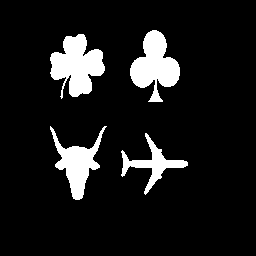
%> input picture DIP-II/Project2/P2-Code/Prob2-ShapeAnalysis/input_images/match1.gif, 256 x 256 px
$ octave problem2a_main.m   (GNU Octave 9; MATLAB toolbox functions it lacks are replaced by stand-ins)
%> lines starting %> are read from the running program, lines starting %| are printed output that depends on the picture; in (x1, y1, x2, y2) boxes, pixels count from 0 and x2, y2 are one past the last pixel; in counts of white or black regions, pixels touching at a corner belong together; the program's own positions count from 1
### DIP-II/Project2/P2-Code/Prob2-ShapeAnalysis/areafunction.m
function counter = area_function(input)
    input = logical(input);
    [rows col] = size(input);
    counter=0;
    for i=1:rows
        for j=1:col
            if input(i,j)==1
                counter = counter+1;
            end
        end
    end
end

### DIP-II/Project2/P2-Code/Prob2-ShapeAnalysis/fcn_pecstrum.m
%% this function cumputes the pecstrum of a image with the input of size distribution and the image area
function pecstrum1 = fcn_pecstrum(sizedistribution1,object1area)
pecstrum1 = [];
entirepecstrum1=[];
sizedistribution1=[sizedistribution1 0];
   for i=1:(length(sizedistribution1)-1)
       pecstrum1(i) = (sizedistribution1(i) - sizedistribution1(i+1))./(object1area);
   end
entirepecstrum1=[entirepecstrum1;pecstrum1];
end

### DIP-II/Project2/P2-Code/Prob2-ShapeAnalysis/fcn_patternRec.m
%% this function does the pattern recognition as per the formula in lecture 6
function [D R] = fcn_patternRec(pecs_test,pecs_ref,weight)
    [m1,n1]=size(pecs_ref);
    [m2,n2]=size(pecs_test);
    R=[];
    D=[];
    for k=1:m2
        d=[];
        for i=1:m1
            co=0;
            for j=1:n1
               co= co + (weight(j)*(pecs_test(k,j)-pecs_ref(i,j)))^2;
            end
            d=[d;(sqrt(co))];
        end
        D=[D d];
        [vi,ri]=min(d);
        R=[R;ri];
    end
end

### DIP-II/Project2/P2-Code/Prob2-ShapeAnalysis/fcn_complexity.m
%% this function computes the complexity of a img
function shapecomplexity1 = fcn_complexity(pecstrum1)

f1=0;
    for i=1:length(pecstrum1)
        if pecstrum1(i) ~=0
            f1=f1+(pecstrum1(i)*log(pecstrum1(i))); % compute according to the fomula
        end
    end
    f1=-f1;
   shapecomplexity1=f1;

end

### DIP-II/Project2/P2-Code/Prob2-ShapeAnalysis/fcn_sizeDistribution.m
%% this function computes the size distribution of a image
function sizedistribution1 = fcn_sizeDistribution(fig1)
sizedistribution1=[];
entiresizedistribution1 =[];
for r=1:12
        rB1 = ones((2*r)+1);
       [m n] = size(rB1);
    output = zeros(m,n);
    for i=1:m
        for j=1:n
            output(m-i+1, n-j+1) = rB1(i,j);
        end
    end
    rBs1=output;

     Y1=dilation_erosion(fig1,rBs1,2);
     Y2=dilation_erosion(Y1,rB1,1);
     Y2area = areafunction(Y2);
     sizedistribution1 =[sizedistribution1 Y2area];
    end
   entiresizedistribution1 = [entiresizedistribution1;sizedistribution1];
end

### DIP-II/Project2/P2-Code/Prob2-ShapeAnalysis/problem2a_main.m
%%%%%%%%%%%%% problem2a_main.m file %%%%%%%%%%%%%%%%%%%%%%%%%%%%%%%%%%%%%%%%%%%%%
% Purpose:
%      Solution to the Problem2a- Shape Analysis of Project-2
%
% Input Variables:
%      Image            Binary input image
%
% Returned Results:
%     Gives the output images after every iteration of skeletonization
%
% Processing Flow:
%      1.  Extract objects from the input images
%      2.  Compute area, size distribution, pecstrum and entropy of each
%          bject in the image
%      3.  Perform pattern matching between images using distances
%
%  The following functions are called:
%       areafunction.m
%       dilation_erosion.m
%       fcn_sizeDistribution.m
%       fcn_pecstrum.m
%       fcn_complexity.m
%       fcn_patternRec.m
%
%
% Author:      Aishwarya Mallampati, Mrunmayi Ekbote, Wushuang Bai
% Date:        02/21/2020
%%%%%%%%%%%%%%%%%%%%%%%%%%%%%%%%%%%%%%%%%%%%%%%%%%%%%%%%%%%%%%%%%%%%%%%%%%%

%% Read the image
im1=logical(imread('match1.gif'));
%> im1: size 256x256 logical; 10% white; 4 white regions
fig1 = figure(1);imshow(im1);
%% Get the MBR for pic1
box1 = regionprops('table',im1,'BoundingBox');
%> box1 = 4 regions; box (x1, y1, x2, y2): (50, 34, 105, 99), (50, 126, 107, 200), (121, 133, 188, 195), (130, 30, 180, 102)
box2 = table2array(box1);
%> box2 = [50.5 34.5 55 65; 50.5 126.5 57 74; 121.5 133.5 67 62; 130.5 30.5 50 72]
[m,n] = find(box2<2);  % find the trivial box
%> m = []; n = []
box2(m,:) = []; % clean the trivial box
hold on;
for ii = 1:4
    rectangle('Position',box2(ii,:),'EdgeColor','r','LineWidth',2) % Get MBR
end
title('MBR for match1');
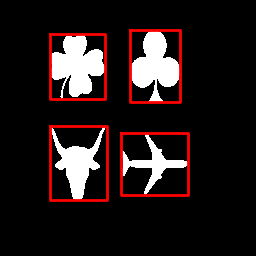
%> figure redrawn from the program's plot data; its title reads 'MBR for match1'
saveas (fig1,'MBR for match1.jpg');
solid_Box_Pic1 = box2; % select only solid objects - all objects are solid in match1.gif
%> solid_Box_Pic1 has the same summary as box2
%% Get the MBR
im2 = logical(imread('match3.gif'));
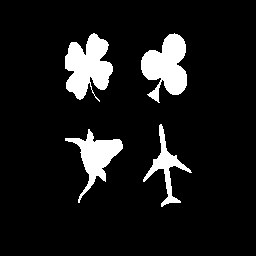
%> input picture DIP-II/Project2/P2-Code/Prob2-ShapeAnalysis/input_images/match3.gif, 256 x 256 px
%> im2: size 256x256 logical; 9.5% white; 4 white regions
fig2 = figure(2); imshow(im2);
box3 = regionprops('table',im2,'BoundingBox');
%> box3 = 4 regions; box (x1, y1, x2, y2): (65, 33, 113, 102), (65, 129, 123, 203), (141, 33, 187, 103), (143, 124, 192, 207)
box4 = table2array(box3);
%> box4 = [65.5 33.5 48 69; 65.5 129.5 58 74; 141.5 33.5 46 70; 143.5 124.5 49 83]
[m,n] = find(box4<2);  % find the trivial box
box4(m,:) = []; % clean the trivial box

for ii = 1:4
    rectangle('Position',box4(ii,:),'EdgeColor','r','LineWidth',2) %get MBR
end
title('MBR for match3');
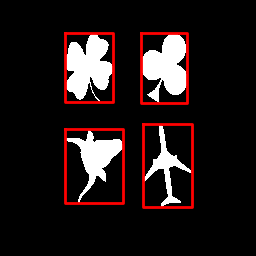
%> figure redrawn from the program's plot data; its title reads 'MBR for match3'
saveas (fig2,'MBR for match3.jpg');
solid_Box_Pic2 = box4; % select only solid objects - all objects are solid in match3.gif
%> solid_Box_Pic2 has the same summary as box4

%% crop out solid objects individually from match1.gif

pic_Crop1 = {};
for ii = 1:4
    pic_Crop1{ii} = imcrop(im1,solid_Box_Pic1(ii,:));
    figure(),imshow(pic_Crop1{ii});
end
%> after the loop, pic_Crop1 = 4 items
label_1 ={'flower','bull','airplane','spade'};
%% crop out solid objects individually from match3.gif
pic_Crop2 = {};
for ii = 1:4
    pic_Crop2{ii} = imcrop(im2,solid_Box_Pic2(ii,:));
    figure(),imshow(pic_Crop2{ii});
end
%> this loop made 4 passes
%> pass 2, `imshow(pic_Crop2{ii})`:
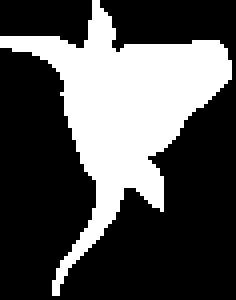
%> displayed picture: size 75x59 logical (shown 4 times larger); 31.6% white; 1 white region, box (x1, y1, x2, y2) and area: (0, 0, 58, 74) 1397
%> after the loop, pic_Crop2 = 4 items
label_2 ={'flower','bull','spade','airplane'};
%% find pecstrum for solid objects in match1 and match3
area1 = {};
size1 = {};
pecs1 = [];
complexity1 = [];
for ii = 1:4
    area1{ii} = areafunction(pic_Crop1{ii}); % compute area
    size1{ii} = fcn_sizeDistribution(pic_Crop1{ii}); % compute size distribution
    pecs1(ii,:) = fcn_pecstrum(size1{ii},area1{ii}); % compute pecstrum
    complexity1(ii,:) = fcn_complexity(pecs1(ii,:)); % compute shape complexity - entropy

    %Displaying results
    fprintf(['match1: Label --> ',num2str(ii),'\n',label_1{ii},':- \n ']);
    fprintf(['Area:  ', num2str(area1{ii}),'\n']);
    fprintf(['Size distribution:  ', num2str(size1{ii}),'\n']);
    fprintf(['Pecstrum:',num2str(pecs1(ii,:)),'\n']);
    fprintf(['Entropy: ',num2str(complexity1(ii,:)),'\n \n']);
    disp('-- -- -- -- -- -- -- -- -- -- -- -- -- --');
end
%> this loop made 4 passes
%> (printed output is left out)
%> pass 3, in area_function (call 3), `input = logical(input);`:
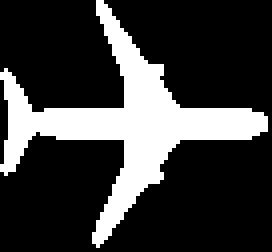
%> input: size 63x68 logical (shown 4 times larger); 23.4% white; 1 white region, box (x1, y1, x2, y2) and area: (0, 0, 67, 62) 1003
%> after the loop, area1 = {2125, 1511, 1003, 1945}; complexity1 = [1.89; 1.87; 1.54; 1.9]; pecs1 = 12 columns, first 8: [0.0245 0.0466 0.0405 0.0579 0.048 0.0692 0.0654 0.336; 0.107 0.0807 0.047 0.0132 0.0159 0.0437 0.0602 0.0338; 0.137 0.184 0.3 0.121 0.224 0 0 0; 0.0427 0.0519 0.0581 0.0391 0.0432 0.0566 0.0571 0.226]; size1 = {[2040 1988 1889 1803 1680 1578 1431 1292 578 462 0 0], [1480 1318 1196 1125 1105 1081 1015 924 873 663 621 0], [969 832 647 346 225 0 0 0 0 0 0 0], [1873 1790 1689 1576 1500 1416 1306 1195 755 647 0 0]}
% Finding max and min entropy
[val,pos]=min(complexity1);
%> val = 1.54; pos = 3
fprintf(['match1: The least complex object corresponds to minimum entropy and it is ',num2str(label_1{pos}),'.\n']);
%| match1: The least complex object corresponds to minimum entropy and it is airplane.
[val,pos]=max(complexity1);
%> val = 1.9; pos = 4
fprintf(['match1: The most complex object corresponds to maximum entropy and it is ',num2str(label_1{pos}),'.\n']);
%| match1: The most complex object corresponds to maximum entropy and it is spade.
disp('-- -- -- -- -- -- -- -- -- -- -- -- -- --');

area2 = {};
size2 = {};
pecs2 = [];
complexity2 = [];
for ii = 1:4
    area2{ii} = areafunction(pic_Crop2{ii});% compute area
    size2{ii} = fcn_sizeDistribution(pic_Crop2{ii});% compute size distribution
    pecs2(ii,:) = fcn_pecstrum(size2{ii},area2{ii});% compute pecstrum
    complexity2(ii,:) = fcn_complexity(pecs2(ii,:)); % compute shape complexity - entropy
    %Displaying results
    fprintf(['match3: Label --> ',num2str(ii),'\n',label_2{ii},':- \n ']);
    fprintf(['Area:  ', num2str(area2{ii}),'\n']);
    fprintf(['Size distribution:  ', num2str(size2{ii}),'\n']);
    fprintf(['Pecstrum:',num2str(pecs2(ii,:)),'\n']);
    fprintf(['Entropy: ',num2str(complexity2(ii,:)),'\n \n']);
    disp('-- -- -- -- -- -- -- -- -- -- -- -- -- --');
end
%> this loop made 4 passes
%> (printed output is left out)
%> pass 3, in area_function (call 7), `input = logical(input);`:
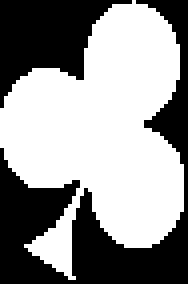
%> input: size 71x47 logical (shown 4 times larger); 57.6% white; 2 black regions, box (x1, y1, x2, y2) and area: (0, 0, 47, 71) 966, (0, 0, 33, 27) 450
%> after the loop, area2 = {2053, 1397, 1921, 871}; complexity2 = [1.83; 1.88; 2.17; 1.35]; pecs2 = 12 columns, first 8: [0.0229 0.0356 0.0511 0.0487 0.075 0.075 0.321 0.0653; 0.0687 0.113 0.0494 0.00931 0.01 0.0487 0.068 0.0852; 0.0432 0.0484 0.0786 0.0557 0.0588 0.0583 0.0557 0.0677; 0.178 0.408 0.0253 0.103 0.257 0 0 0]; size2 = {[1975 1928 1855 1750 1650 1496 1342 684 550 528 0 0], [1351 1255 1097 1028 1015 1001 933 838 719 662 575 0], [1855 1772 1679 1528 1421 1308 1196 1089 959 625 575 525], [846 691 336 314 224 0 0 0 0 0 0 0]}

% Finding max and min entropy
[val,pos]=min(complexity2);
%> val = 1.35
fprintf(['match3: The least complex object corresponds to minimum entropy and it is ',num2str(label_2{pos}),'.\n']);
%| match3: The least complex object corresponds to minimum entropy and it is airplane.
[val,pos]=max(complexity2);
%> val = 2.17; pos = 3
fprintf(['match3: The most complex object corresponds to maximum entropy and it is ',num2str(label_2{pos}),'.\n']);
%| match3: The most complex object corresponds to maximum entropy and it is spade.
disp('-- -- -- -- -- -- -- -- -- -- -- -- -- --');
%% Do the pattern recognition
weight = [1 0 1 0 1 0 0 0 0 0 0 1]; % artificially choose the weight factors
formatSpec = 'Object Number %d in match1.gif is matching Object Number %d in match3.gif \n';
for ii = 1:4
    [D R] = fcn_patternRec(pecs1(ii,:),pecs2,weight);
    fprintf(formatSpec,ii,R);

end
%> this loop made 4 passes
%> (D, R) on passes 1 to 4: ([0.0291; 0.059; 0.277; 0.26], 1), ([0.103; 0.039; 0.286; 0.252], 2), ([0.312; 0.337; 0.4; 0.28], 4), ([0.0381; 0.0431; 0.275; 0.255], 1)
%| Object Number 1 in match1.gif is matching Object Number 1 in match3.gif
%| Object Number 2 in match1.gif is matching Object Number 2 in match3.gif
%| Object Number 3 in match1.gif is matching Object Number 4 in match3.gif
%| Object Number 4 in match1.gif is matching Object Number 1 in match3.gif

%%Plotting size distribution and pecstrum
for ii = 1:4
%> this loop made 4 passes; what is shown inside it comes from the first
fig = figure('OuterPosition',[250 500 700 500]);
subplot(1,2,1)
plot(size1{ii})
hold on
plot(size2{ii});title(strcat('size distribution of ', label_2{ii}))
legend('match1','match3')
%
subplot(1,2,2)
stem(pecs1(ii,:),'o')
hold on
stem(pecs2(ii,:),'*');title(strcat('pecstrum of ', label_2{ii}))
legend('match1','match3')
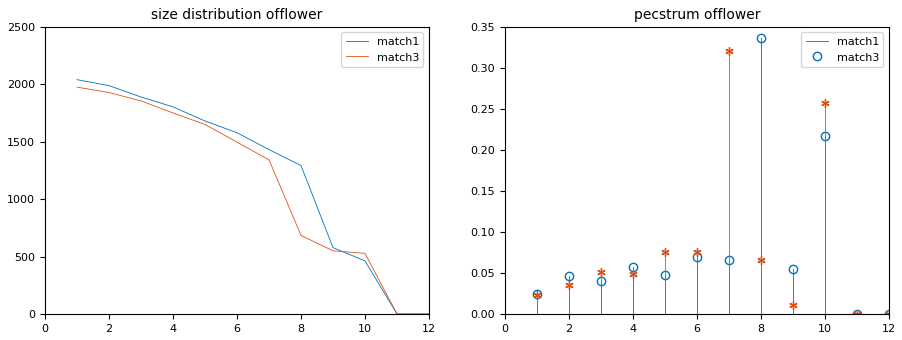
%> figure redrawn from the program's plot data, 2 panels; panel 1: curve peaks at x = 1, y = 2040; panel 1: curve peaks at x = 1, y = 1975; panel 2: highest point at x = 8, y = 0.336; panel 2: highest point at x = 7, y = 0.321
filename = strcat('Size_distri_pecstrum_',label_2{ii},'.png');
saveas(fig,filename);
end
